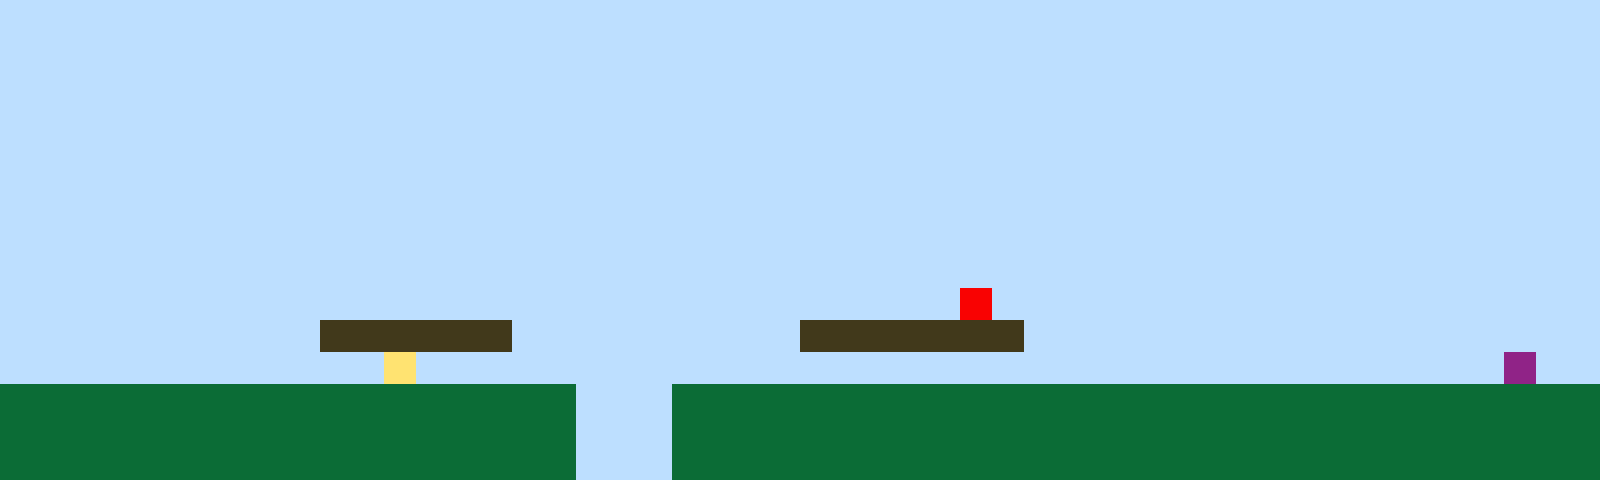

The image is a tile-based game level rendered from a .tmx file. Its description and complete source (layers, tilesets, objects, tile grids) follow:
An orthogonal 50x15 tile map with 32x32 px tiles, 1 tile layer (Tile Layer 1).

<map version="1.10" tiledversion="1.11.2" orientation="orthogonal" renderorder="right-up" width="50" height="15" tilewidth="32" tileheight="32" infinite="0" nextlayerid="2" nextobjectid="1"><editorsettings><export target="map1.csv" format="csv" /></editorsettings><tileset firstgid="1" name="sprites" tilewidth="32" tileheight="32" tilecount="6" columns="3"><image source="sprites.png" width="96" height="64" /></tileset><layer id="1" name="Tile Layer 1" width="50" height="15"><data encoding="csv">1,1,1,1,1,1,1,1,1,1,1,1,1,1,1,1,1,1,1,1,1,1,1,1,1,1,1,1,1,1,1,1,1,1,1,1,1,1,1,1,1,1,1,1,1,1,1,1,1,1,1,1,1,1,1,1,1,1,1,1,1,1,1,1,1,1,1,1,1,1,1,1,1,1,1,1,1,1,1,1,1,1,1,1,1,1,1,1,1,1,1,1,1,1,1,1,1,1,1,1,1,1,1,1,1,1,1,1,1,1,1,1,1,1,1,1,1,1,1,1,1,1,1,1,1,1,1,1,1,1,1,1,1,1,1,1,1,1,1,1,1,1,1,1,1,1,1,1,1,1,1,1,1,1,1,1,1,1,1,1,1,1,1,1,1,1,1,1,1,1,1,1,1,1,1,1,1,1,1,1,1,1,1,1,1,1,1,1,1,1,1,1,1,1,1,1,1,1,1,1,1,1,1,1,1,1,1,1,1,1,1,1,1,1,1,1,1,1,1,1,1,1,1,1,1,1,1,1,1,1,1,1,1,1,1,1,1,1,1,1,1,1,1,1,1,1,1,1,1,1,1,1,1,1,1,1,1,1,1,1,1,1,1,1,1,1,1,1,1,1,1,1,1,1,1,1,1,1,1,1,1,1,1,1,1,1,1,1,1,1,1,1,1,1,1,1,1,1,1,1,1,1,1,1,1,1,1,1,1,1,1,1,1,1,1,1,1,1,1,1,1,1,1,1,1,1,1,1,1,1,1,1,1,1,1,1,1,1,1,1,1,1,1,1,1,1,1,1,1,1,1,1,1,1,1,1,1,1,1,1,1,1,1,1,1,1,1,1,1,1,1,1,1,1,1,1,1,1,1,1,1,1,1,1,1,1,1,1,1,1,1,1,1,1,1,1,1,1,1,1,1,1,1,1,1,1,1,1,1,1,1,1,1,1,1,1,1,1,1,1,1,1,1,1,1,1,1,1,1,1,1,1,1,1,1,1,1,1,1,1,1,1,1,1,1,1,1,1,1,1,1,1,1,1,1,1,1,1,1,1,1,1,1,1,1,1,1,1,1,1,1,1,1,1,1,1,1,1,1,1,5,1,1,1,1,1,1,1,1,1,1,1,1,1,1,1,1,1,1,1,1,1,1,1,1,1,1,1,1,1,3,3,3,3,3,3,1,1,1,1,1,1,1,1,1,3,3,3,3,3,3,3,1,1,1,1,1,1,1,1,1,1,1,1,1,1,1,1,1,1,1,1,1,1,1,1,1,1,1,1,1,1,4,1,1,1,1,1,1,1,1,1,1,1,1,1,1,1,1,1,1,1,1,1,1,1,1,1,1,1,1,1,1,1,1,1,1,6,1,1,2,2,2,2,2,2,2,2,2,2,2,2,2,2,2,2,2,2,1,1,1,2,2,2,2,2,2,2,2,2,2,2,2,2,2,2,2,2,2,2,2,2,2,2,2,2,2,2,2,2,2,2,2,2,2,2,2,2,2,2,2,2,2,2,2,2,2,2,1,1,1,2,2,2,2,2,2,2,2,2,2,2,2,2,2,2,2,2,2,2,2,2,2,2,2,2,2,2,2,2,2,2,2,2,2,2,2,2,2,2,2,2,2,2,2,2,2,2,1,1,1,2,2,2,2,2,2,2,2,2,2,2,2,2,2,2,2,2,2,2,2,2,2,2,2,2,2,2,2,2</data></layer></map>
